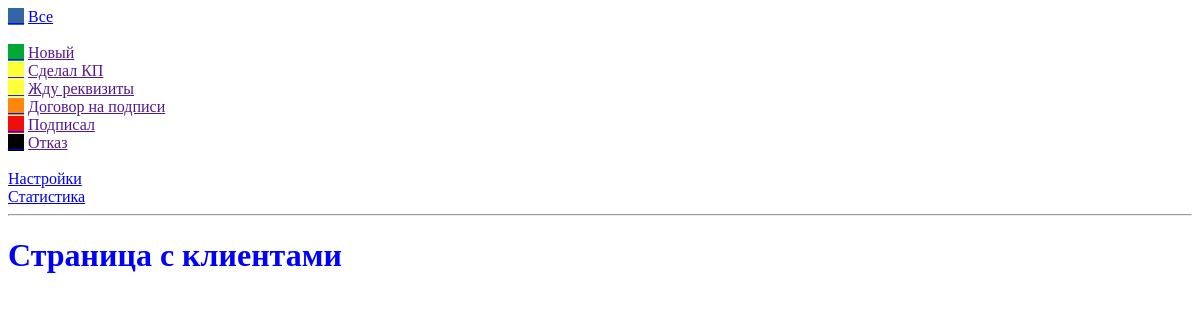
The app's page /, older data.
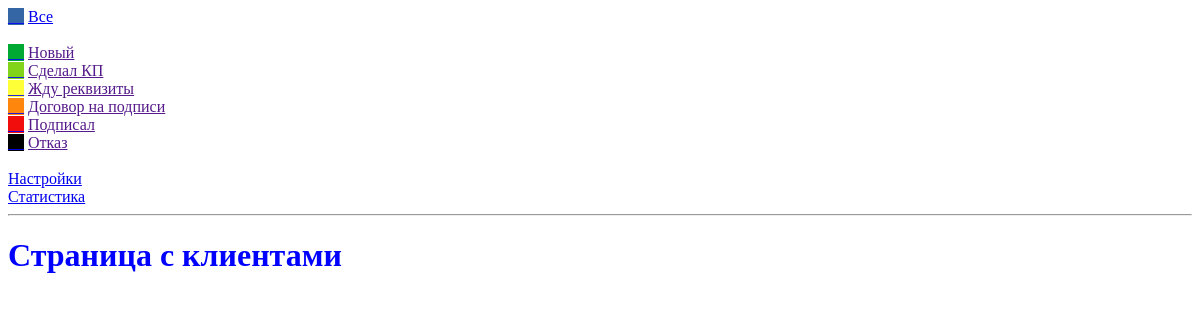
The same page, newer data.
### my_crm/views.py (the view)
# urls.py: path('', views.index, name='index-page'),
def index(request):
    for st in Stages.objects.all():
        st.save()
    return render(request, 'my_crm/index.html', {})

### my_crm/context_processor.py (called while the page is built)
def my_context(request):
    context = {
        'all_stages': Stages.objects.order_by('-id')
    }
    return context

### my_crm/models.py (called while the page is built)
    def save(self, *args, **kwargs):
        self.slug = slugify(text2translit(self.title))
        super(Stages, self).save(*args, **kwargs)

### my_crm/translit.py (called while the page is built)
def text2translit(text):
    alpha = {
        'а': 'a',
        'б': 'b',
        'в': 'v',
        'г': 'g',
        'д': 'd',
        'е': 'e',
        'ё': 'e',
        'ж': 'j',
        'з': 'z',
        'и': 'i',
        'й': 'i',
        'к': 'k',
        'л': 'l',
        'м': 'm',
        'н': 'n',
        'о': 'o',
        'п': 'p',
        'р': 'r',
        'с': 's',
        'т': 't',
        'у': 'u',
        'ф': 'f',
        'х': 'h',
        'ц': 'c',
        'ч': 'ch',
        'ш': 'sh',
        'щ': 'sh',
        'ъ': '',
        'ы': 'i',
        'ь': '',
        'э': 'e',
        'ю': 'iu',
        'я': 'ja'
    }
    result = ''
    for letter in text.lower():
        if letter in alpha:
            result += alpha[letter]
        else:
            result += letter
    return result

### my_crm/templates/my_crm/index.html (shortened to what this page needs)
{% extends 'base.html' %}
{% load static %}
{% block content %}
<h1>Страница с клиентами</h1>
{% endblock %}

Row changes from the older to the newer data that the page shows:
changed Stages "Сделал КП": color "#FFFF38" → "#81D41A" (drawn)
